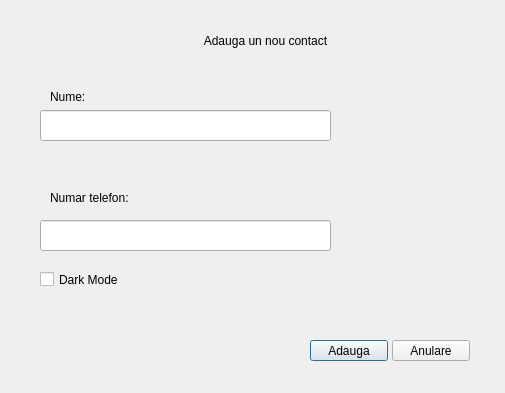
<?xml version="1.0" encoding="UTF-8"?>
<ui version="4.0">
 <class>AddDB</class>
 <widget class="QDialog" name="AddDB">
  <property name="geometry">
   <rect>
    <x>0</x>
    <y>0</y>
    <width>505</width>
    <height>393</height>
   </rect>
  </property>
  <property name="windowTitle">
   <string>Dialog</string>
  </property>
  <property name="styleSheet">
   <string notr="true"/>
  </property>
  <widget class="QPushButton" name="pushButton">
   <property name="geometry">
    <rect>
     <x>310</x>
     <y>340</y>
     <width>78</width>
     <height>21</height>
    </rect>
   </property>
   <property name="text">
    <string>Adauga</string>
   </property>
  </widget>
  <widget class="QPushButton" name="pushButton_2">
   <property name="geometry">
    <rect>
     <x>392</x>
     <y>340</y>
     <width>78</width>
     <height>21</height>
    </rect>
   </property>
   <property name="text">
    <string>Anulare</string>
   </property>
  </widget>
  <widget class="QLabel" name="label">
   <property name="geometry">
    <rect>
     <x>50</x>
     <y>90</y>
     <width>47</width>
     <height>13</height>
    </rect>
   </property>
   <property name="text">
    <string>Nume:</string>
   </property>
  </widget>
  <widget class="QLabel" name="label_2">
   <property name="geometry">
    <rect>
     <x>50</x>
     <y>190</y>
     <width>91</width>
     <height>16</height>
    </rect>
   </property>
   <property name="text">
    <string>Numar telefon:</string>
   </property>
  </widget>
  <widget class="QLabel" name="label_3">
   <property name="geometry">
    <rect>
     <x>120</x>
     <y>10</y>
     <width>291</width>
     <height>61</height>
    </rect>
   </property>
   <property name="styleSheet">
    <string notr="true">font: 20pt &quot;MS Shell Dlg 2&quot;;</string>
   </property>
   <property name="text">
    <string>Adauga un nou contact</string>
   </property>
   <property name="textFormat">
    <enum>Qt::AutoText</enum>
   </property>
   <property name="scaledContents">
    <bool>false</bool>
   </property>
   <property name="alignment">
    <set>Qt::AlignCenter</set>
   </property>
   <property name="wordWrap">
    <bool>false</bool>
   </property>
  </widget>
  <widget class="QLineEdit" name="lineEdit">
   <property name="geometry">
    <rect>
     <x>40</x>
     <y>110</y>
     <width>291</width>
     <height>31</height>
    </rect>
   </property>
  </widget>
  <widget class="QLineEdit" name="lineEdit_2">
   <property name="geometry">
    <rect>
     <x>40</x>
     <y>220</y>
     <width>291</width>
     <height>31</height>
    </rect>
   </property>
  </widget>
  <widget class="QCheckBox" name="checkBox">
   <property name="geometry">
    <rect>
     <x>40</x>
     <y>270</y>
     <width>181</width>
     <height>19</height>
    </rect>
   </property>
   <property name="text">
    <string>Dark Mode</string>
   </property>
  </widget>
  <widget class="QLabel" name="background2">
   <property name="geometry">
    <rect>
     <x>0</x>
     <y>0</y>
     <width>800</width>
     <height>600</height>
    </rect>
   </property>
   <property name="text">
    <string/>
   </property>
  </widget>
  <zorder>background2</zorder>
  <zorder>pushButton</zorder>
  <zorder>pushButton_2</zorder>
  <zorder>label</zorder>
  <zorder>label_2</zorder>
  <zorder>label_3</zorder>
  <zorder>lineEdit</zorder>
  <zorder>lineEdit_2</zorder>
  <zorder>checkBox</zorder>
  <zorder>splitter</zorder>
 </widget>
 <resources/>
 <connections/>
</ui>
